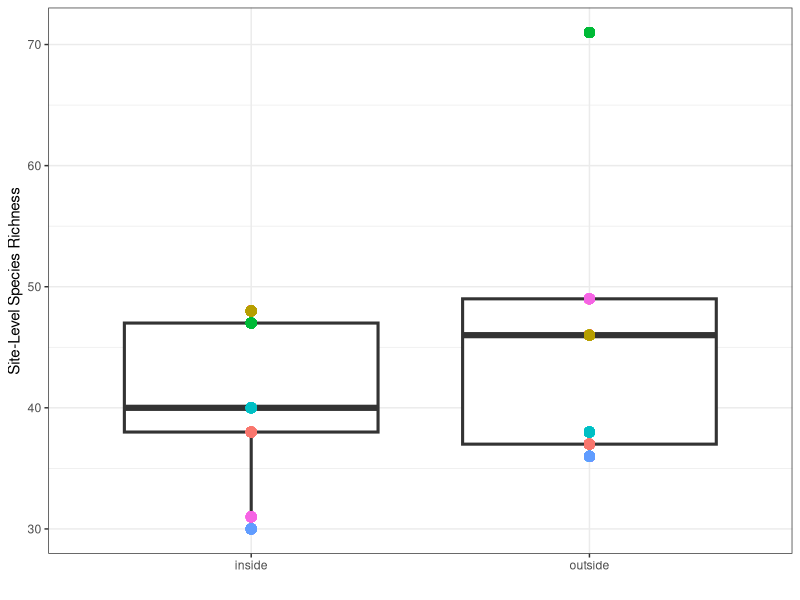
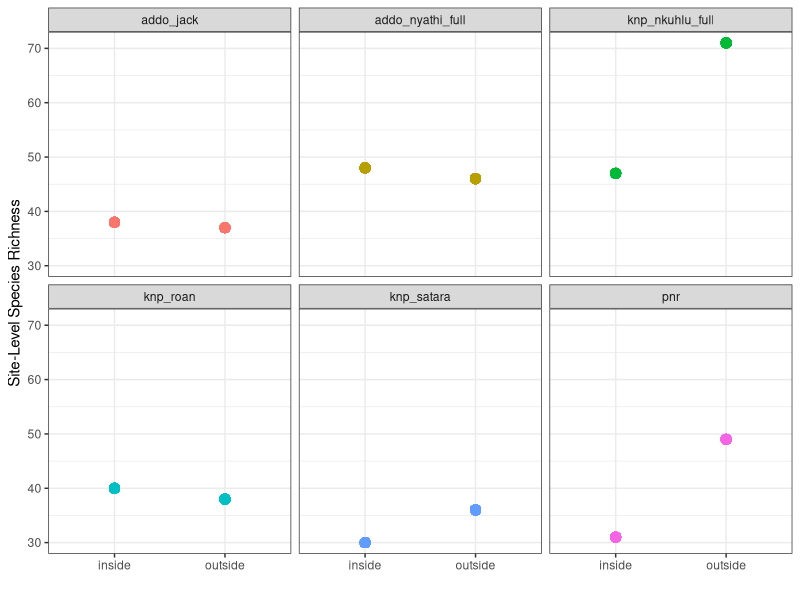
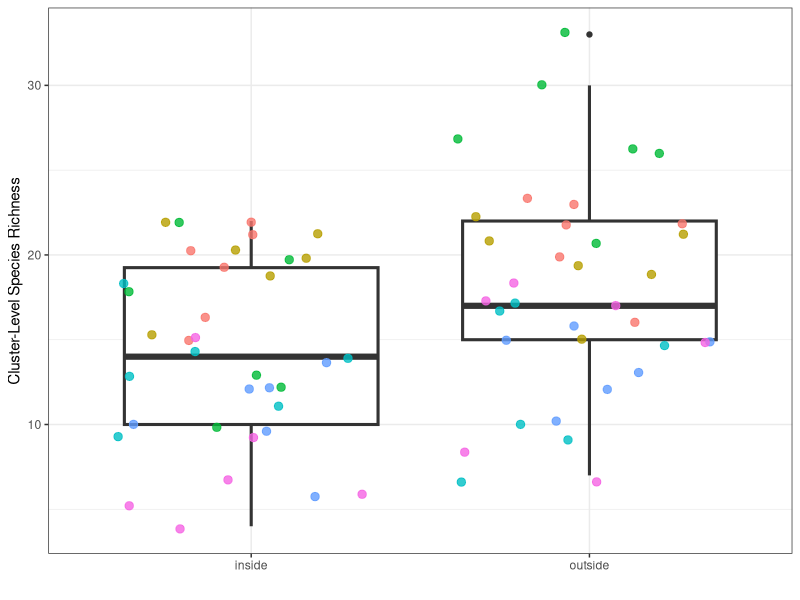
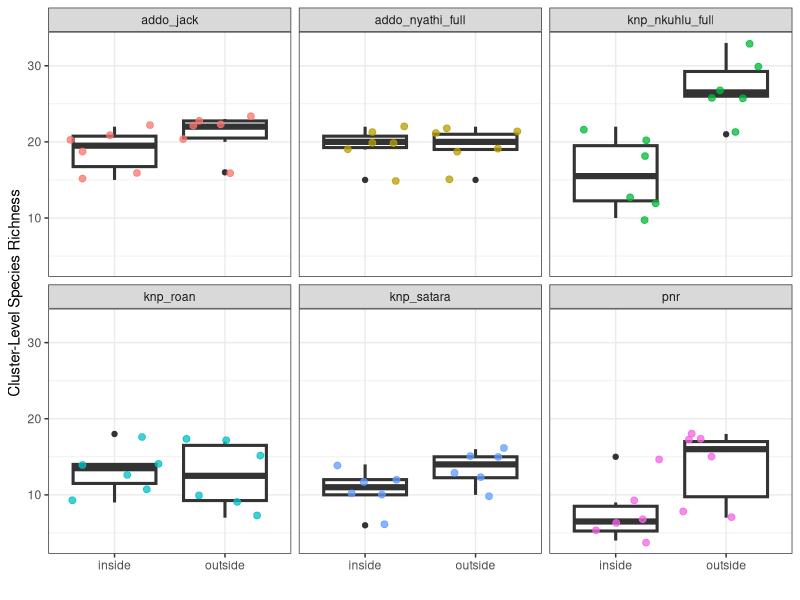
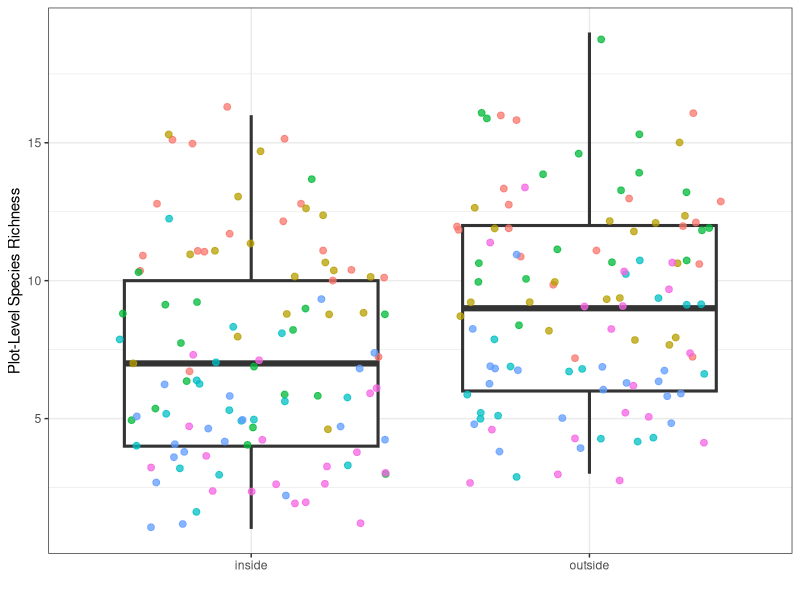
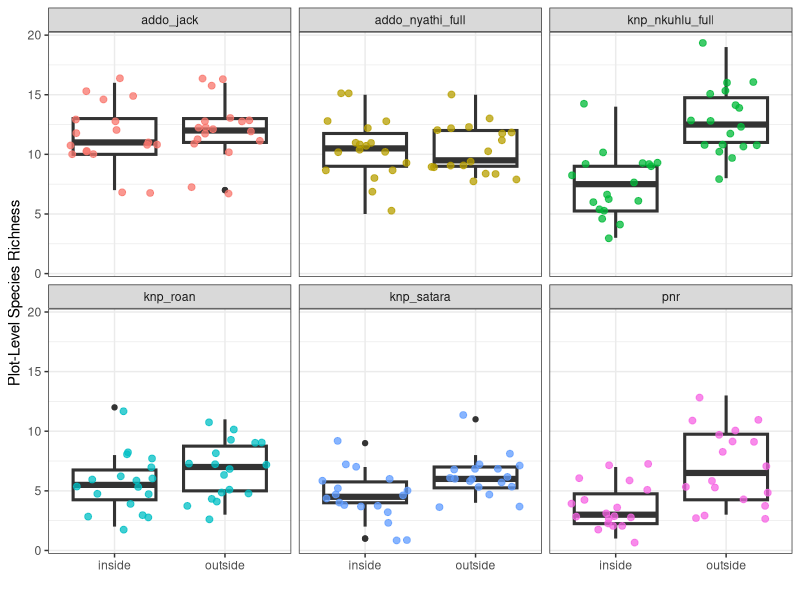
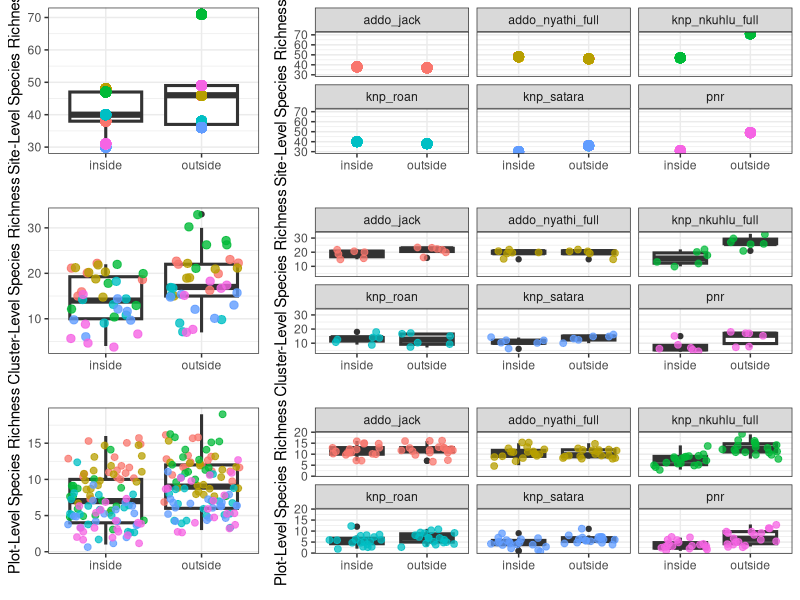
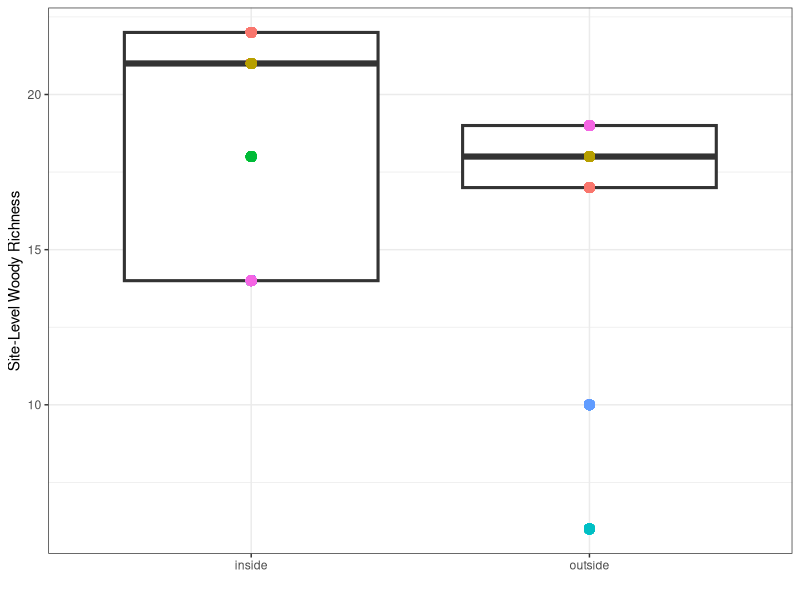

Recreate these plots in R, in order.
# Exploratory plots 

library(data.table)
library(tidyverse)
library(gridExtra)

plot_meta <-  fread("data/raw/plot_level_data_2025.csv")

plot_species <- fread("data/raw/plot_species_2025.csv") 


dt_plot_raw <- plot_species %>% 
  left_join(plot_meta) %>% 
  mutate(plot_number = gsub("addo_n1_full_in_", "", plot_id), 
         plot_number = gsub("addo_n1_full_out_", "", plot_number),
         plot_number = gsub("addo_n2_full_in_", "", plot_number),
         plot_number = gsub("addo_n2_full_out_", "", plot_number),
         plot_number = gsub("addo_n3_full_in_", "", plot_number),
         plot_number = gsub("addo_n3_full_out_", "", plot_number),
         plot_number = gsub("addo_jack_in_", "", plot_number),
         plot_number = gsub("addo_jack_out_", "", plot_number),
         plot_number = gsub("pnr_in_", "", plot_number),
         plot_number = gsub("pnr_out_", "", plot_number),
         plot_number = gsub("knp_nkuhlu_full_in_", "", plot_number),
         plot_number = gsub("knp_nkuhlu_full_out_", "", plot_number),
         plot_number = gsub("knp_satara_in_", "", plot_number),
         plot_number = gsub("knp_satara_out_", "", plot_number),
         plot_number = gsub("knp_roan_in_", "", plot_number),
         plot_number = gsub("knp_roan_out_", "", plot_number), 
         plot_number = as.numeric(plot_number), 
         exclosure_id = gsub("_in", "",  site_id),
         exclosure_id = gsub("_out", "",  exclosure_id),
         exclosure_id = case_when(
           grepl("addo_n1", plot_id) ~ "addo_n1", 
           grepl("addo_n2", plot_id) ~ "addo_n2", 
           grepl("addo_n3", plot_id) ~ "addo_n3", 
           !grepl("addo_n", plot_id) ~ exclosure_id,
         ), 
         setup_id = gsub("_in", "",  site_id),
         setup_id = gsub("_out", "",  setup_id),
         pair_id = paste0(exclosure_id, "_", plot_number), 
         plot_number = case_when(
           plot_id %in% c("addo_n1_full_in_0", "addo_n1_full_out_0") ~ 1, 
           plot_id %in% c("addo_n1_full_in_1", "addo_n1_full_out_1") ~ 2,
           plot_id %in% c("addo_n1_full_in_2", "addo_n1_full_out_2") ~ 3, 
           plot_id %in% c("addo_n1_full_in_3", "addo_n1_full_out_3") ~ 4, 
           plot_id %in% c("addo_n1_full_in_4", "addo_n1_full_out_4") ~ 5, 
           plot_id %in% c("addo_n1_full_in_5", "addo_n1_full_out_5") ~ 6,
           plot_id %in% c("addo_n2_full_in_0", "addo_n2_full_out_0") ~ 7, 
           plot_id %in% c("addo_n2_full_in_1", "addo_n2_full_out_1") ~ 8,
           plot_id %in% c("addo_n2_full_in_2", "addo_n2_full_out_2") ~ 9, 
           plot_id %in% c("addo_n2_full_in_3", "addo_n2_full_out_3") ~ 10, 
           plot_id %in% c("addo_n2_full_in_4", "addo_n2_full_out_4") ~ 11, 
           plot_id %in% c("addo_n2_full_in_5", "addo_n2_full_out_5") ~ 12,
           plot_id %in% c("addo_n3_full_in_0", "addo_n3_full_out_0") ~ 13, 
           plot_id %in% c("addo_n3_full_in_1", "addo_n3_full_out_1") ~ 14,
           plot_id %in% c("addo_n3_full_in_2", "addo_n3_full_out_2") ~ 15, 
           plot_id %in% c("addo_n3_full_in_3", "addo_n3_full_out_3") ~ 16, 
           plot_id %in% c("addo_n3_full_in_4", "addo_n3_full_out_4") ~ 17, 
           plot_id %in% c("addo_n3_full_in_5", "addo_n3_full_out_5") ~ 18, 
           !grepl("addo_n", plot_id) ~ plot_number 
         ),
         cluster_number = case_when(
           plot_number %in% c(1:3) ~ 1,
           plot_number %in% c(4:6) ~ 2,
           plot_number %in% c(7:9) ~ 3,
           plot_number %in% c(10:12) ~ 4,
           plot_number %in% c(13:15) ~ 5,
           plot_number %in% c(16:18) ~ 6), 
         cluster_id = paste0(site_id, "_", cluster_number), 
         in_or_out = ifelse(grepl("out", site_id), "outside", "inside")
  ) %>% 
  group_by(plot_id) %>% 
  mutate(n_species_plot = n_distinct(species)) %>% 
  ungroup() %>% 
  group_by(cluster_id) %>% 
  mutate(n_species_cluster = n_distinct(species)) %>% 
  ungroup() %>% 
  group_by(site_id) %>% 
  mutate(n_species_site = n_distinct(species)) %>% 
  ungroup() 


dt_woody <- dt_plot_raw %>% 
  filter(life_form %in% c("Shrub", "Tree")) %>% 
  group_by(plot_id) %>% 
  mutate(n_woodies_plot = n_distinct(species)) %>% 
  ungroup() %>% 
  group_by(cluster_id) %>% 
  mutate(n_woodies_cluster = n_distinct(species)) %>% 
  ungroup() %>% 
  group_by(site_id) %>% 
  mutate(n_woodies_site = n_distinct(species)) %>% 
  ungroup() %>% 
  dplyr::select(plot_id, cluster_id, n_woodies_plot, n_woodies_cluster, n_woodies_site)  %>% unique()

dt_forb <- dt_plot_raw %>% 
  filter(life_form %in% c("Forb")) %>% 
  group_by(plot_id) %>% 
  mutate(n_forbs_plot = n_distinct(species)) %>% 
  ungroup() %>% 
  group_by(cluster_id) %>% 
  mutate(n_forbs_cluster = n_distinct(species)) %>% 
  ungroup() %>% 
  group_by(site_id) %>% 
  mutate(n_forbs_site = n_distinct(species)) %>% 
  ungroup() %>% 
  dplyr::select(plot_id, cluster_id, n_forbs_plot, n_forbs_cluster, n_forbs_site)  %>% unique()

dt_graminoid <- dt_plot_raw %>% 
  filter(life_form %in% c("Graminoid")) %>% 
  group_by(plot_id) %>% 
  mutate(n_graminoids_plot = n_distinct(species)) %>% 
  ungroup() %>% 
  group_by(cluster_id) %>% 
  mutate(n_graminoids_cluster = n_distinct(species)) %>% 
  ungroup() %>% 
  group_by(site_id) %>% 
  mutate(n_graminoids_site = n_distinct(species)) %>% 
  ungroup() %>% 
  dplyr::select(plot_id, cluster_id, n_graminoids_plot, n_graminoids_cluster, n_graminoids_site) %>% unique()


dt_plot <- dt_plot_raw %>% 
  left_join(dt_woody) %>% 
  left_join(dt_forb) %>% 
  left_join(dt_graminoid)


unique(dt_plot[grepl("addo_n", dt_plot$site_id), ]$plot_id)
table(dt_plot$n_species_site)


#### ALL SPECIES PLOTS ####
p1a <- dt_plot %>%
  ggplot() +
  geom_boxplot(aes(x = in_or_out, y = n_species_site), size = 1.05) +
  geom_point(aes(x = in_or_out, y = n_species_site, color = setup_id), size = 3, alpha = 0.8) + 
  labs(x = "", y = "Site-Level Species Richness") +
  theme_bw()  +
  theme(legend.position = "none")
p1a

p1b <- dt_plot %>%
  ggplot() +
  geom_point(aes(x = in_or_out, y = n_species_site, color = setup_id), size = 3, alpha = 0.8) + 
  facet_wrap(~setup_id) +
  labs(x = "", y = "Site-Level Species Richness") +
  theme_bw()  +
  theme(legend.position = "none")
p1b

p1c <- dt_plot %>%
  group_by(setup_id, in_or_out, cluster_id) %>% 
  summarize(n_species_cluster = mean(n_species_cluster, na.rm = T)) %>% 
  ggplot() +
  geom_boxplot(aes(x = in_or_out, y = n_species_cluster), size = 1.05) +
  geom_jitter(aes(x = in_or_out, y = n_species_cluster, color = setup_id), size = 2.5, alpha = 0.8) + 
  labs(x = "", y = "Cluster-Level Species Richness") +
  theme_bw() +
  theme(legend.position = "none")
p1c

p1d <- dt_plot %>%
  group_by(setup_id, in_or_out, cluster_id) %>% 
  summarize(n_species_cluster = mean(n_species_cluster, na.rm = T)) %>% 
  ggplot() +
  geom_boxplot(aes(x = in_or_out, y = n_species_cluster), size = 1.05) +
  geom_jitter(aes(x = in_or_out, y = n_species_cluster, color = setup_id), size = 2, alpha = 0.75) + 
  labs(x = "", y = "Cluster-Level Species Richness") +
  facet_wrap(~setup_id) +
  theme_bw() +
  theme(legend.position = "none")
p1d

p1e <- dt_plot %>%
  group_by(setup_id, in_or_out, plot_id) %>% 
  summarize(n_species_plot = mean(n_species_plot, na.rm = T)) %>% 
  ggplot() +
  geom_boxplot(aes(x = in_or_out, y = n_species_plot), size = 1.05) +
  geom_jitter(aes(x = in_or_out, y = n_species_plot, color = setup_id), size = 2, alpha = 0.75) + 
  labs(x = "", y = "Plot-Level Species Richness") +
  theme_bw() +
  theme(legend.position = "none")
p1e

p1f <- dt_plot %>%
  group_by(setup_id, in_or_out, plot_id) %>% 
  summarize(n_species_plot = mean(n_species_plot, na.rm = T)) %>% 
  ggplot() +
  geom_boxplot(aes(x = in_or_out, y = n_species_plot), size = 1.05) +
  geom_jitter(aes(x = in_or_out, y = n_species_plot, color = setup_id), size = 2, alpha = 0.75) + 
  facet_wrap(~setup_id) +
  labs(x = "", y = "Plot-Level Species Richness") +
  theme_bw() +
  theme(legend.position = "none")
p1f

p_all <- grid.arrange(p1a, p1b, p1c, p1d, p1e, p1f, ncol = 2, widths = c(0.5, 1))
ggsave(plot = p_all, "builds/plots/exploratory/all_sp_richness.png", dpi = 600, height = 10, width = 8)

#### Woodies PLOTS ####
pwa <- dt_plot %>%
  ggplot() +
  geom_boxplot(aes(x = in_or_out, y = n_woodies_site), size = 1.05) +
  geom_point(aes(x = in_or_out, y = n_woodies_site, color = setup_id), size = 3, alpha = 0.8) + 
  labs(x = "", y = "Site-Level Woody Richness") +
  theme_bw()  +
  theme(legend.position = "none")
pwa

pwb <- dt_plot %>%
  ggplot() +
  geom_point(aes(x = in_or_out, y = n_woodies_site, color = setup_id), size = 3, alpha = 0.8) + 
  facet_wrap(~setup_id) +
  labs(x = "", y = "Site-Level Woody Richness") +
  theme_bw()  +
  theme(legend.position = "none")
pwb

pwc <- dt_plot %>%
  group_by(setup_id, in_or_out, cluster_id) %>% 
  summarize(n_woodies_cluster = mean(n_woodies_cluster, na.rm = T)) %>% 
  ggplot() +
  geom_boxplot(aes(x = in_or_out, y = n_woodies_cluster), size = 1.05) +
  geom_jitter(aes(x = in_or_out, y = n_woodies_cluster, color = setup_id), size = 2.5, alpha = 0.8) + 
  labs(x = "", y = "Cluster-Level Woody Richness") +
  theme_bw() +
  theme(legend.position = "none")
pwc

pwd <- dt_plot %>%
  group_by(setup_id, in_or_out, cluster_id) %>% 
  summarize(n_woodies_cluster = mean(n_woodies_cluster, na.rm = T)) %>% 
  ggplot() +
  geom_boxplot(aes(x = in_or_out, y = n_woodies_cluster), size = 1.05) +
  geom_jitter(aes(x = in_or_out, y = n_woodies_cluster, color = setup_id), size = 2, alpha = 0.75) + 
  labs(x = "", y = "Cluster-Level Woody Richness") +
  facet_wrap(~setup_id) +
  theme_bw() +
  theme(legend.position = "none")
pwd

pwe <- dt_plot %>%
  group_by(setup_id, in_or_out, plot_id) %>% 
  summarize(n_woodies_plot = mean(n_woodies_plot, na.rm = T)) %>% 
  ggplot() +
  geom_boxplot(aes(x = in_or_out, y = n_woodies_plot), size = 1.05) +
  geom_jitter(aes(x = in_or_out, y = n_woodies_plot, color = setup_id), size = 2, alpha = 0.75) + 
  labs(x = "", y = "Plot-Level Woody Richness") +
  theme_bw() +
  theme(legend.position = "none")
pwe

pwf <- dt_plot %>%
  group_by(setup_id, in_or_out, plot_id) %>% 
  summarize(n_woodies_plot = mean(n_woodies_plot, na.rm = T)) %>% 
  ggplot() +
  geom_boxplot(aes(x = in_or_out, y = n_woodies_plot), size = 1.05) +
  geom_jitter(aes(x = in_or_out, y = n_woodies_plot, color = setup_id), size = 2, alpha = 0.75) + 
  facet_wrap(~setup_id) +
  labs(x = "", y = "Plot-Level Woody Richness") +
  theme_bw() +
  theme(legend.position = "none")
pwf

p_woody <- grid.arrange(pwa, pwb, pwc, pwd, pwe, pwf, ncol = 2, widths = c(0.5, 1))
ggsave(plot = p_woody, "builds/plots/exploratory/woody_richness.png", dpi = 600, height = 10, width = 8)


#### Forbs PLOTS ####
pfa <- dt_plot %>%
  ggplot() +
  geom_boxplot(aes(x = in_or_out, y = n_forbs_site), size = 1.05) +
  geom_point(aes(x = in_or_out, y = n_forbs_site, color = setup_id), size = 3, alpha = 0.8) + 
  labs(x = "", y = "Site-Level Forb Richness") +
  theme_bw()  +
  theme(legend.position = "none")
pfa

pfb <- dt_plot %>%
  ggplot() +
  geom_point(aes(x = in_or_out, y = n_forbs_site, color = setup_id), size = 3, alpha = 0.8) + 
  facet_wrap(~setup_id) +
  labs(x = "", y = "Site-Level Forb Richness") +
  theme_bw()  +
  theme(legend.position = "none")
pfb

pfc <- dt_plot %>%
  group_by(setup_id, in_or_out, cluster_id) %>% 
  summarize(n_forbs_cluster = mean(n_forbs_cluster, na.rm = T)) %>% 
  ggplot() +
  geom_boxplot(aes(x = in_or_out, y = n_forbs_cluster), size = 1.05) +
  geom_jitter(aes(x = in_or_out, y = n_forbs_cluster, color = setup_id), size = 2.5, alpha = 0.8) + 
  labs(x = "", y = "Cluster-Level Forb Richness") +
  theme_bw() +
  theme(legend.position = "none")
pfc

pfd <- dt_plot %>%
  group_by(setup_id, in_or_out, cluster_id) %>% 
  summarize(n_forbs_cluster = mean(n_forbs_cluster, na.rm = T)) %>% 
  ggplot() +
  geom_boxplot(aes(x = in_or_out, y = n_forbs_cluster), size = 1.05) +
  geom_jitter(aes(x = in_or_out, y = n_forbs_cluster, color = setup_id), size = 2, alpha = 0.75) + 
  labs(x = "", y = "Cluster-Level Forb Richness") +
  facet_wrap(~setup_id) +
  theme_bw() +
  theme(legend.position = "none")
pfd

pfe <- dt_plot %>%
  group_by(setup_id, in_or_out, plot_id) %>% 
  summarize(n_forbs_plot = mean(n_forbs_plot, na.rm = T)) %>% 
  ggplot() +
  geom_boxplot(aes(x = in_or_out, y = n_forbs_plot), size = 1.05) +
  geom_jitter(aes(x = in_or_out, y = n_forbs_plot, color = setup_id), size = 2, alpha = 0.75) + 
  labs(x = "", y = "Plot-Level Forb Richness") +
  theme_bw() +
  theme(legend.position = "none")
pfe

pff <- dt_plot %>%
  group_by(setup_id, in_or_out, plot_id) %>% 
  summarize(n_forbs_plot = mean(n_forbs_plot, na.rm = T)) %>% 
  ggplot() +
  geom_boxplot(aes(x = in_or_out, y = n_forbs_plot), size = 1.05) +
  geom_jitter(aes(x = in_or_out, y = n_forbs_plot, color = setup_id), size = 2, alpha = 0.75) + 
  facet_wrap(~setup_id) +
  labs(x = "", y = "Plot-Level Forb Richness") +
  theme_bw() +
  theme(legend.position = "none")
pff

p_forb <- grid.arrange(pfa, pfb, pfc, pfd, pfe, pff, ncol = 2, widths = c(0.5, 1))
ggsave(plot = p_forb, "builds/plots/exploratory/forb_richness.png", dpi = 600, height = 10, width = 8)

#### Graminoids PLOTS ####
pga <- dt_plot %>%
  ggplot() +
  geom_boxplot(aes(x = in_or_out, y = n_graminoids_site), size = 1.05) +
  geom_point(aes(x = in_or_out, y = n_graminoids_site, color = setup_id), size = 3, alpha = 0.8) + 
  labs(x = "", y = "Site-Level Graminoid Richness") +
  theme_bw()  +
  theme(legend.position = "none")
pga

pgb <- dt_plot %>%
  ggplot() +
  geom_point(aes(x = in_or_out, y = n_graminoids_site, color = setup_id), size = 3, alpha = 0.8) + 
  facet_wrap(~setup_id) +
  labs(x = "", y = "Site-Level Graminoid Richness") +
  theme_bw()  +
  theme(legend.position = "none")
pgb

pgc <- dt_plot %>%
  group_by(setup_id, in_or_out, cluster_id) %>% 
  summarize(n_graminoids_cluster = mean(n_graminoids_cluster, na.rm = T)) %>% 
  ggplot() +
  geom_boxplot(aes(x = in_or_out, y = n_graminoids_cluster), size = 1.05) +
  geom_jitter(aes(x = in_or_out, y = n_graminoids_cluster, color = setup_id), size = 2.5, alpha = 0.8) + 
  labs(x = "", y = "Cluster-Level Graminoid Richness") +
  theme_bw() +
  theme(legend.position = "none")
pgc

pgd <- dt_plot %>%
  group_by(setup_id, in_or_out, cluster_id) %>% 
  summarize(n_graminoids_cluster = mean(n_graminoids_cluster, na.rm = T)) %>% 
  ggplot() +
  geom_boxplot(aes(x = in_or_out, y = n_graminoids_cluster), size = 1.05) +
  geom_jitter(aes(x = in_or_out, y = n_graminoids_cluster, color = setup_id), size = 2, alpha = 0.75) + 
  labs(x = "", y = "Cluster-Level Graminoid Richness") +
  facet_wrap(~setup_id) +
  theme_bw() +
  theme(legend.position = "none")
pgd

pge <- dt_plot %>%
  group_by(setup_id, in_or_out, plot_id) %>% 
  summarize(n_graminoids_plot = mean(n_graminoids_plot, na.rm = T)) %>% 
  ggplot() +
  geom_boxplot(aes(x = in_or_out, y = n_graminoids_plot), size = 1.05) +
  geom_jitter(aes(x = in_or_out, y = n_graminoids_plot, color = setup_id), size = 2, alpha = 0.75) + 
  labs(x = "", y = "Plot-Level Graminoid Richness") +
  theme_bw() +
  theme(legend.position = "none")
pge

pgf <- dt_plot %>%
  group_by(setup_id, in_or_out, plot_id) %>% 
  summarize(n_graminoids_plot = mean(n_graminoids_plot, na.rm = T)) %>% 
  ggplot() +
  geom_boxplot(aes(x = in_or_out, y = n_graminoids_plot), size = 1.05) +
  geom_jitter(aes(x = in_or_out, y = n_graminoids_plot, color = setup_id), size = 2, alpha = 0.75) + 
  facet_wrap(~setup_id) +
  labs(x = "", y = "Plot-Level Graminoid Richness") +
  theme_bw() +
  theme(legend.position = "none")
pgf

p_graminoid <- grid.arrange(pga, pgb, pgc, pgd, pge, pgf, ncol = 2, widths = c(0.5, 1))
ggsave(plot = p_graminoid, "builds/plots/exploratory/graminoid_richness.png", dpi = 600, height = 10, width = 8)



######### Sampling completeness ###########

dt_sc <- data.table()
for(site in unique(dt_plot$site_id)){
  
  dt_site <- dt_plot %>% filter(site_id == site)
  
  on <- 0
  dt_sc_site <- data.table()
  dt_sc_raw <- data.table()
  
  for(i in 1:18){
    
    dt_sc_raw <- dt_site %>% 
      filter(plot_number %in% c(1:i)) %>% 
      mutate(sampled_plots = i, 
             n_species = n_distinct(species)) %>% 
      dplyr::select(sampled_plots, n_species, site_id) %>%
      unique()
    
    dt_sc_site <- rbind(dt_sc_site, dt_sc_raw)
    
  }
  
  dt_sc <- rbind(dt_sc_site, dt_sc)
  
}



p_sc <- dt_sc %>% 
  ggplot() +
  geom_point(aes(x = sampled_plots, y = n_species)) +
  facet_wrap(~site_id, scale = "free_y") +
  labs(y = "N Species", x = "Sampled Plots") +
  theme_bw()
p_sc

ggsave(plot = p_sc, "builds/plots/exploratory/sampling_completeness.png", dpi = 600, height = 5, width = 8)
